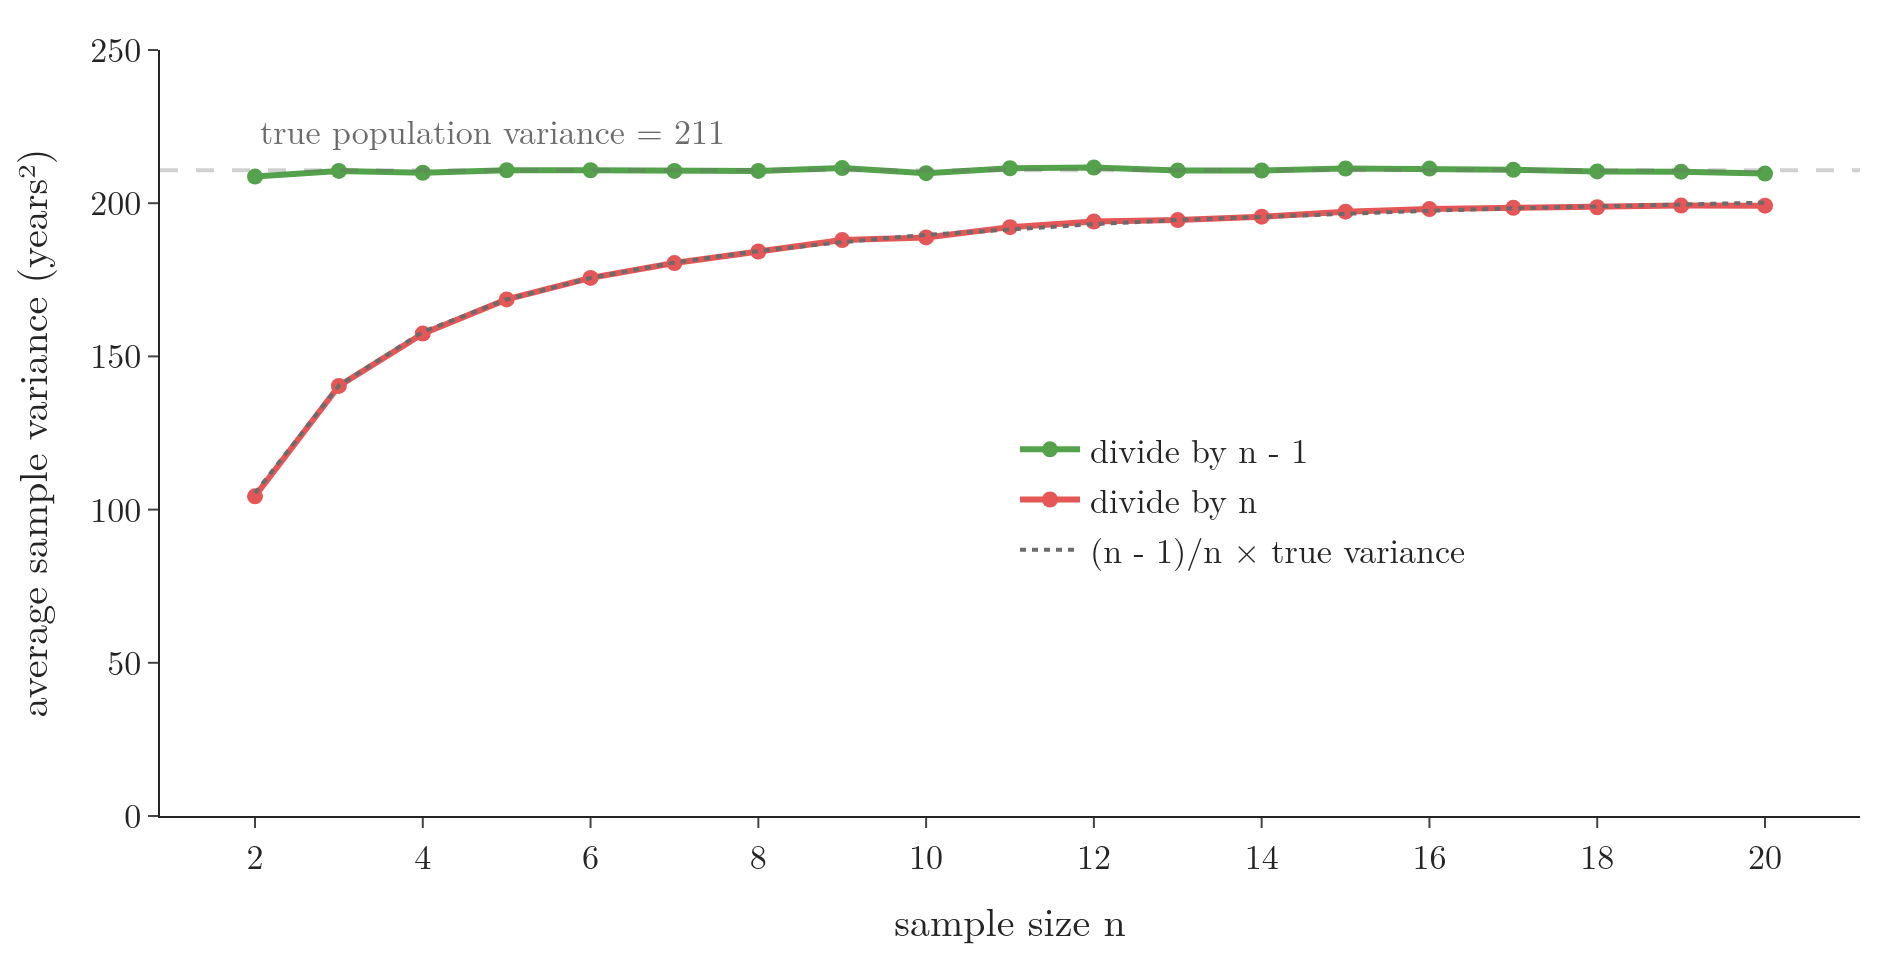

Python code for this plot:
"""Why the sample variance divides by n - 1: average of many sample variances, dividing by n or by n - 1,
against the true variance of a population (the 714 known Titanic ages). Dividing by n lands on (n - 1)/n of it."""
from pathlib import Path
import numpy as np
import pandas as pd
import plotly.graph_objects as go

here = Path(__file__).parent
ages = pd.read_csv(here.parent / "data" / "titanic_train.csv")["Age"].dropna().to_numpy()
true_var = ages.var()                                   # population variance: divide by N
rng = np.random.default_rng(0)
sizes = np.arange(2, 21)
by_n, by_n1 = [], []
for n in sizes:
    samples = rng.choice(ages, size=(20_000, n))       # 20,000 random samples of size n
    by_n.append(samples.var(axis=1, ddof=0).mean())    # divide by n
    by_n1.append(samples.var(axis=1, ddof=1).mean())   # divide by n - 1
fig = go.Figure()
fig.add_hline(y=true_var, line=dict(color="#6B6B6B", dash="dash", width=2))
fig.add_annotation(x=2, y=true_var, text=f"true population variance = {true_var:.0f}", showarrow=False,
                   xanchor="left", yshift=20, font=dict(size=17, color="#6B6B6B"))
fig.add_scatter(x=sizes, y=by_n1, name="divide by n - 1", mode="lines+markers",
                line=dict(color="#54A24B", width=3), marker=dict(size=8))
fig.add_scatter(x=sizes, y=by_n, name="divide by n", mode="lines+markers",
                line=dict(color="#E45756", width=3), marker=dict(size=8))
fig.add_scatter(x=sizes, y=true_var * (sizes - 1) / sizes, name="(n - 1)/n × true variance", mode="lines",
                line=dict(color="#6B6B6B", width=2, dash="dot"))   # pattern after Khan Academy's simulation
ratio = np.array(by_n) / true_var
assert np.allclose(ratio, (sizes - 1) / sizes, atol=0.03), ratio
print("divide-by-n average / true variance, n = 2, 3, 4:", ratio[:3].round(3))
fig.update_layout(template="simple_white", width=950, height=480, font=dict(family="Latin Modern Roman", size=17),
                  xaxis=dict(title="sample size n", dtick=2), yaxis=dict(title="average sample variance (years²)",
                  range=[0, 250]), legend=dict(x=0.5, y=0.3), margin=dict(l=80, r=20, t=20, b=60))
fig.write_image(here / "bessel.png", scale=2)
fig.write_image(here / "bessel.pdf")
